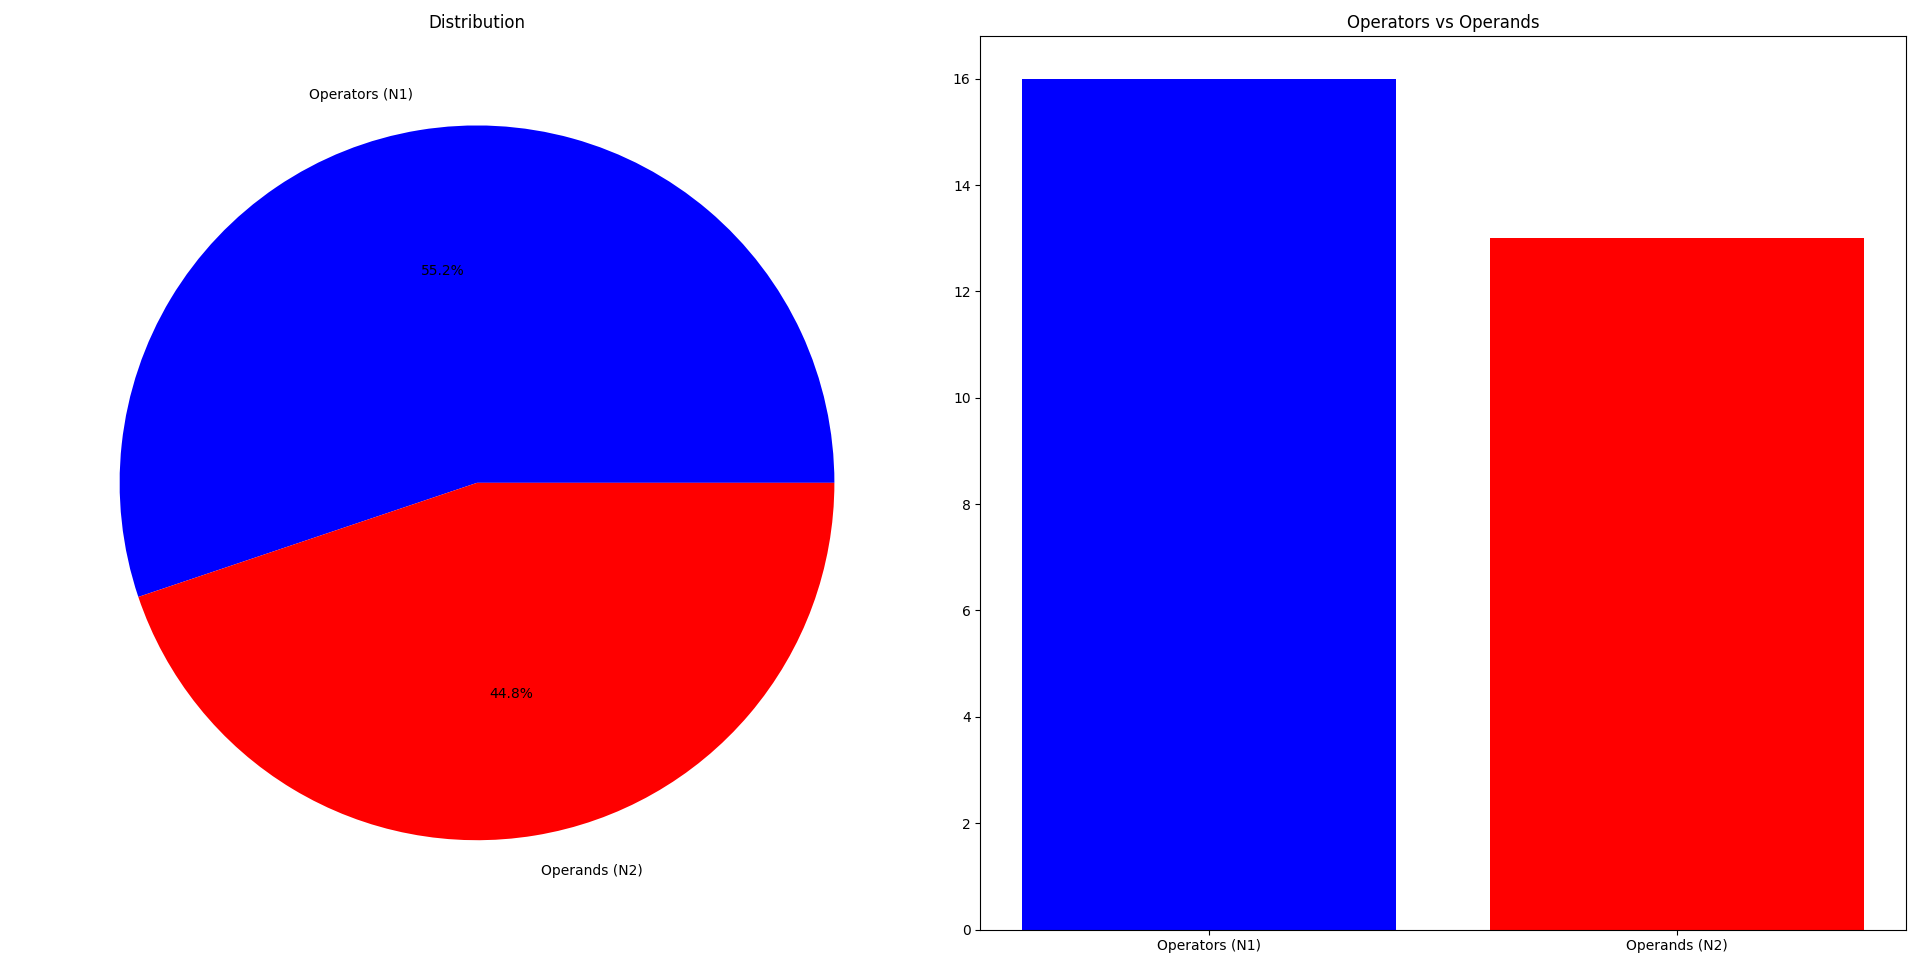

This chart was generated by the following Python code:
import tokenize
import math
import keyword
import matplotlib.pyplot as plt

def count_operators_and_operands(file_path):
    operators = []
    operands = []

    with open(file_path, 'rb') as file:
        tokens = tokenize.tokenize(file.readline)

        for token in tokens:
            # Operators
            if token.type == tokenize.OP:
                operators.append(token.string)

            # Keywords treated as operators
            elif token.type == tokenize.NAME and keyword.iskeyword(token.string):
                operators.append(token.string)

            # Identifiers (variables, function names)
            elif token.type == tokenize.NAME:
                operands.append(token.string)

            # Numbers & Strings → operands
            elif token.type in (tokenize.NUMBER, tokenize.STRING):
                operands.append(token.string)

    return operators, operands


def halstead_metrics(N1, N2, n1, n2):
    N = N1 + N2
    n = n1 + n2

    # Avoid log(0)
    if n1 > 0 and n2 > 0:
        N_hat = n1 * math.log2(n1) + n2 * math.log2(n2)
    else:
        N_hat = 0

    V = N * math.log2(n) if n > 0 else 0
    D = (n1 / 2) * (N2 / n2) if n2 > 0 else 0
    E = D * V

    print("\n--- Halstead Metrics ---")
    print(f"Program Length (N): {N}")
    print(f"Estimated Length (N̂): {N_hat:.2f}")
    print(f"Vocabulary (n): {n}")
    print(f"Volume (V): {V:.2f}")
    print(f"Difficulty (D): {D:.2f}")
    print(f"Effort (E): {E:.2f}")

    return {
        "N1": N1, "N2": N2,
        "n1": n1, "n2": n2,
        "N": N, "n": n,
        "V": V, "D": D, "E": E
    }


def plot_graphs(data):
    labels = ['Operators (N1)', 'Operands (N2)']
    values = [data["N1"], data["N2"]]

    plt.figure(figsize=(20, 10))

    # Pie chart
    plt.subplot(1, 2, 1)
    plt.pie(values, labels=labels, autopct='%1.1f%%', colors=['blue', 'red'])
    plt.title("Distribution")

    # Bar chart
    plt.subplot(1, 2, 2)
    plt.bar(labels, values, color=['blue', 'red'])
    plt.title("Operators vs Operands")

    
    plt.tight_layout()
    plt.show()


def main():
    file_path = input("Enter the path to the Python file to analyze: ")  # Path to the Python file to analyze

    operators, operands = count_operators_and_operands(file_path)
    ope=["++","--","::"]
    operators.extend(ope)
    
    

    print("\nOperands:", operands)
    print("Operators:", operators)

    N1 = len(operators)
    N2 = len(operands)
    n1 = len(set(operators))
    n2 = len(set(operands))

    data = halstead_metrics(N1, N2, n1, n2)

    # Show graphs
    plot_graphs(data)


if __name__ == '__main__':
    main()
